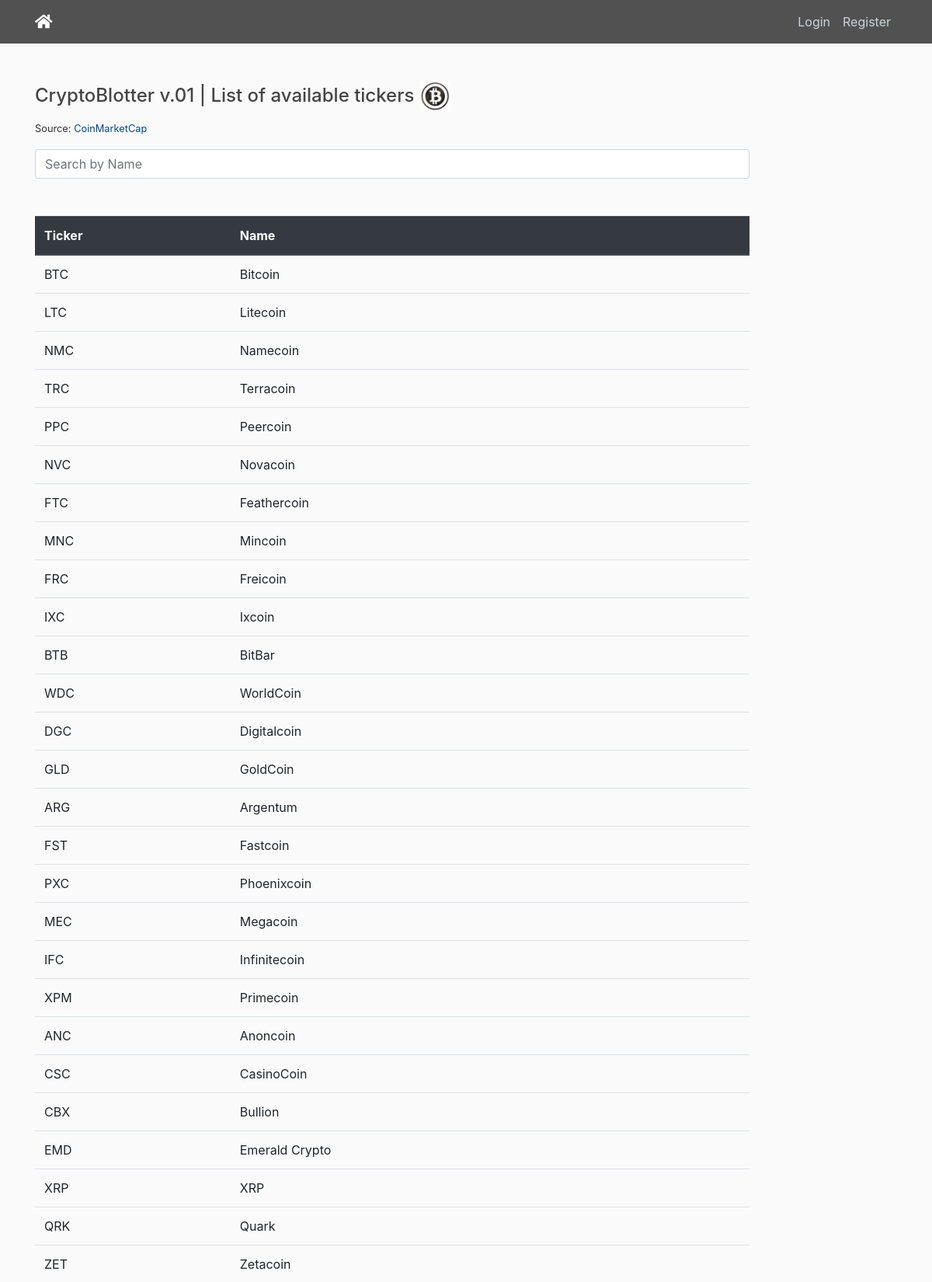
Page /cryptolist (upper part) on the committed database.
### cryptoalpha/models.py (models this page shows, shortened)
class listofcrypto(db.Model):
    __tablename__ = 'listofcrypto'
    id = db.Column(db.Integer, primary_key=True)
    name = db.Column(db.String(200))
    symbol = db.Column(db.String(20))
    website_slug = db.Column(db.String(100))

### cryptoalpha/api/routes.py (the view, shortened to what this page needs)
@api.route("/cryptolist", methods=['GET', 'POST'])
def cryptolist():
    getlist = listofcrypto.query.all()
    if request.method == 'GET':
        check = request.args.get('json')
        q = request.args.get('term')
    return (render_template('cryptolist.html',
                            title="List of Crypto Currencies",
                            listofcrypto=getlist))

### cryptoalpha/templates/cryptolist.html (shortened to what this page needs)
{% extends "layout.html" %}
{% block content %}
<div class="row">
    <div class="col-sm-10 col-md-10">
        <div class="thumbnail">
            <h4>
                CryptoBlotter v.01 | List of available tickers
            <img src="static/images/bitcoin-logo-gray.jpg" width="40" height="40" alt="Bitcoin">
            </h4>
            <small>
                Source: <a href="http://www.coinmarketcap.com">CoinMarketCap</a>
            </small>
            <table id="myTable" class="table">
            <div class="input-group mb-4"
                <div class="input-group-prepend">
                    <input class="form-control" type="text" id="myInput" onkeyup="searchTable()" placeholder="Search by Name">
                </div>
            </div>
              <thead class="thead-dark">
                <tr>
                  <th scope="col">Ticker</th>
                  <th scope="col">Name</th>
                </tr>
              </thead>
              <tbody>
                  {% for item in listofcrypto %}
                    <tr>
                        <td>
                            {{item.symbol}}
                        </td>
                        <td>
                            {{item.name}}
                        </td>
                    </tr>
                  {% endfor %}
              </tbody>
        </div>
    </div>
{% endblock content %}

### cryptoalpha/templates/layout.html (shortened to what this page needs)
<!DOCTYPE html>
<link rel="stylesheet" href="https://use.fontawesome.com/releases/v5.8.1/css/all.css">
<html>
<head>
    <link rel="stylesheet" href="https://stackpath.bootstrapcdn.com/bootstrap/4.3.1/css/bootstrap.min.css">
    <link rel="stylesheet" type="text/css" href="{{ url_for('static', filename='main.css') }}">
</head>
<body>
    <header class="site-header">
      <nav class="navbar navbar-expand-md navbar-dark bg-steel fixed-top">
        <div class="container max-width">
        <div class="collapse navbar-collapse" id="navbarToggle">
            <div class="navbar-nav mr-auto">
                <li class="nav-item dropdown">
                    <a class="navbar-brand" href="/">
                        <i class="fas fa-home"></i>
                    </a>
                </li>
            </div>
        </div>
            <div class="navbar-nav">
                {% if current_user.is_authenticated %}
                <a class="nav-item nav-link" href="{{ url_for('users.account') }}">
                    <i class="fas fa-users-cog"></i>
                </a>
                    <a class="nav-item nav-link" href="{{ url_for('users.logout') }}">
                        <i class="fas fa-sign-out-alt"></i>
                    </a>
                {% else %}
                    <a class="nav-item nav-link" href="{{ url_for('users.login') }}">Login</a>
                    <a class="nav-item nav-link" href="{{ url_for('users.register') }}">Register</a>
                {% endif %}
            </div>
        </div>
      </nav>
    </header>
    <main role="main" class="container max-width">
    <link rel="stylesheet" href="http://code.jquery.com/ui/1.12.1/themes/flick/jquery-ui.css"
    <br><br><br>
    <br>
          {% block content %}{% endblock %}
    <br>
  </main>
</body>
</html>

### cryptoalpha/static/main.css (style rules this page uses)
body { background: #fafafa; color: #333333; margin-top: 2rem; }
h1, h2, h3, h4, h5, h6 { color: #444444; }
.bg-steel { background-color: #515151; }
.site-header .navbar-nav .nav-link { color: #cbd5db; }
a { color: #024794; }

### rows in the picture
listofcrypto: symbol "BTC", name "Bitcoin"
listofcrypto: symbol "LTC", name "Litecoin"
listofcrypto: symbol "NMC", name "Namecoin"
listofcrypto: symbol "TRC", name "Terracoin"
listofcrypto: symbol "PPC", name "Peercoin"
listofcrypto: symbol "NVC", name "Novacoin"
listofcrypto: symbol "FTC", name "Feathercoin"
listofcrypto: symbol "MNC", name "Mincoin"
listofcrypto: symbol "FRC", name "Freicoin"
listofcrypto: symbol "IXC", name "Ixcoin"
listofcrypto: symbol "BTB", name "BitBar"
listofcrypto: symbol "WDC", name "WorldCoin"
listofcrypto: symbol "DGC", name "Digitalcoin"
listofcrypto: symbol "GLD", name "GoldCoin"
listofcrypto: symbol "ARG", name "Argentum"
listofcrypto: symbol "FST", name "Fastcoin"
listofcrypto: symbol "PXC", name "Phoenixcoin"
listofcrypto: symbol "MEC", name "Megacoin"
listofcrypto: symbol "IFC", name "Infinitecoin"
listofcrypto: symbol "XPM", name "Primecoin"
listofcrypto: symbol "ANC", name "Anoncoin"
listofcrypto: symbol "CSC", name "CasinoCoin"
listofcrypto: symbol "CBX", name "Bullion"
listofcrypto: symbol "EMD", name "Emerald Crypto"
listofcrypto: symbol "XRP", name "XRP"
listofcrypto: symbol "QRK", name "Quark"
listofcrypto: symbol "ZET", name "Zetacoin"
